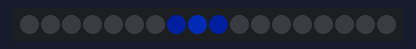
Recording of a sketch running on a simulated Arduino Uno, built with avr-gcc and run on an emulated ATmega328P. Shown: 18 RGB LEDs in strip order, left to right. Dim RGB values are drawn brighter than linear; random numbers use the default seed unless the sketch sets one; what the sketch prints to the serial monitor is not drawn.

Above: at 0.18 s.
At 11.9 s:
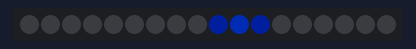
At 23.1 s:
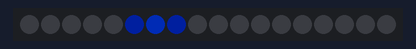
At 27.5 s:
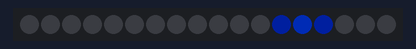
At 32.7 s:
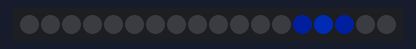
At 37.9 s:
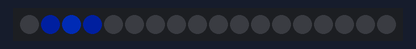

Measured:
- what the display in image 1 shows lasts 1.3 s, from 11.8 s to 13.1 s
- what the display in image 3 shows lasts 1.6 s, from 27.5 s to 29.1 s
- what the display in image 4 shows lasts 1.2 s, from 32.7 s to 33.9 s
- what the display in image 5 shows lasts 1.8 s, from 37.9 s to 39.7 s

The sketch:

No-Resistor-wave.ino
```cpp
#include <Adafruit_NeoPixel.h>

#define LED_PIN 2
#define NUM_LEDS 18
Adafruit_NeoPixel strip(NUM_LEDS, LED_PIN, NEO_GRB + NEO_KHZ800);

float waterPosition = NUM_LEDS / 2.0;
float waterVelocity = 0.0;

void setup() {
  Serial.begin(115200);
  strip.begin();
  strip.setBrightness(80);
  Serial.println("🌊 Water Flow - Add 4.7kΩ resistors for MPU6050");
}

void loop() {
  // Automatic wave motion
  waterVelocity += random(-10, 11) * 0.01;
  waterVelocity *= 0.95;

  waterPosition += waterVelocity;

  if (waterPosition < 2) { waterPosition = 2; waterVelocity *= -0.5; }
  if (waterPosition > NUM_LEDS-2) { waterPosition = NUM_LEDS-2; waterVelocity *= -0.5; }

  // Update LEDs
  for (int i = 0; i < NUM_LEDS; i++) {
    strip.setPixelColor(i, 0, 0, 0);
  }

  int center = (int)waterPosition;
  strip.setPixelColor(center, 0, 50, 200);
  if (center > 0) strip.setPixelColor(center-1, 0, 20, 100);
  if (center < NUM_LEDS-1) strip.setPixelColor(center+1, 0, 20, 100);

  strip.show();

  // Serial display
  char display[NUM_LEDS+1];
  for (int i = 0; i < NUM_LEDS; i++) display[i] = '_';
  display[NUM_LEDS] = '\0';

  int c = (int)waterPosition;
  for (int i = -1; i <= 1; i++) {
    int p = c + i;
    if (p >= 0 && p < NUM_LEDS) display[p] = (i == 0) ? '~' : '=';
  }

  Serial.println(display);
  delay(50);
}
```
